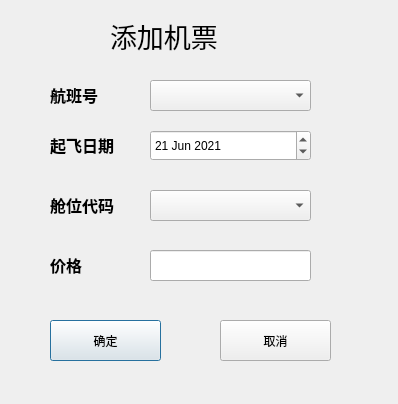
 <widget class="QDialog" name="Add_ticket">
  <property name="geometry">
   <rect>
    <x>0</x>
    <y>0</y>
    <width>398</width>
    <height>404</height>
   </rect>
  </property>
  <property name="windowTitle">
   <string>Dialog</string>
  </property>
  <widget class="QLabel" name="label">
   <property name="geometry">
    <rect>
     <x>110</x>
     <y>20</y>
     <width>131</width>
     <height>31</height>
    </rect>
   </property>
   <property name="font">
    <font>
     <pointsize>20</pointsize>
    </font>
   </property>
   <property name="text">
    <string>添加机票</string>
   </property>
  </widget>
  <widget class="QLabel" name="date_label">
   <property name="geometry">
    <rect>
     <x>50</x>
     <y>80</y>
     <width>71</width>
     <height>30</height>
    </rect>
   </property>
   <property name="font">
    <font>
     <family>Adobe Arabic</family>
     <pointsize>12</pointsize>
     <weight>75</weight>
     <bold>true</bold>
    </font>
   </property>
   <property name="styleSheet">
    <string notr="true"/>
   </property>
   <property name="text">
    <string>航班号</string>
   </property>
  </widget>
  <widget class="QComboBox" name="flight_comboBox">
   <property name="geometry">
    <rect>
     <x>150</x>
     <y>80</y>
     <width>161</width>
     <height>31</height>
    </rect>
   </property>
  </widget>
  <widget class="QLabel" name="date_label_2">
   <property name="geometry">
    <rect>
     <x>50</x>
     <y>130</y>
     <width>91</width>
     <height>30</height>
    </rect>
   </property>
   <property name="font">
    <font>
     <family>Adobe Arabic</family>
     <pointsize>12</pointsize>
     <weight>75</weight>
     <bold>true</bold>
    </font>
   </property>
   <property name="styleSheet">
    <string notr="true"/>
   </property>
   <property name="text">
    <string>起飞日期</string>
   </property>
  </widget>
  <widget class="QDateEdit" name="date_dateEdit">
   <property name="geometry">
    <rect>
     <x>150</x>
     <y>130</y>
     <width>161</width>
     <height>31</height>
    </rect>
   </property>
   <property name="dateTime">
    <datetime>
     <hour>0</hour>
     <minute>0</minute>
     <second>0</second>
     <year>2021</year>
     <month>6</month>
     <day>21</day>
    </datetime>
   </property>
  </widget>
  <widget class="QComboBox" name="cabin_code_comboBox">
   <property name="geometry">
    <rect>
     <x>150</x>
     <y>190</y>
     <width>161</width>
     <height>31</height>
    </rect>
   </property>
  </widget>
  <widget class="QLabel" name="date_label_3">
   <property name="geometry">
    <rect>
     <x>50</x>
     <y>190</y>
     <width>91</width>
     <height>30</height>
    </rect>
   </property>
   <property name="font">
    <font>
     <family>Adobe Arabic</family>
     <pointsize>12</pointsize>
     <weight>75</weight>
     <bold>true</bold>
    </font>
   </property>
   <property name="styleSheet">
    <string notr="true"/>
   </property>
   <property name="text">
    <string>舱位代码</string>
   </property>
  </widget>
  <widget class="QLabel" name="date_label_4">
   <property name="geometry">
    <rect>
     <x>50</x>
     <y>250</y>
     <width>91</width>
     <height>30</height>
    </rect>
   </property>
   <property name="font">
    <font>
     <family>Adobe Arabic</family>
     <pointsize>12</pointsize>
     <weight>75</weight>
     <bold>true</bold>
    </font>
   </property>
   <property name="styleSheet">
    <string notr="true"/>
   </property>
   <property name="text">
    <string>价格</string>
   </property>
  </widget>
  <widget class="QLineEdit" name="price_lineEdit">
   <property name="geometry">
    <rect>
     <x>150</x>
     <y>250</y>
     <width>161</width>
     <height>31</height>
    </rect>
   </property>
   <property name="styleSheet">
    <string notr="true">QPalette{background:#D7DBE4;}QGroupBox#gboxDevicePanel&gt;QLabel{color:#E7ECF0;}

QWidget#frmMain,QWidget[Form=&quot;true&quot;]{
border:1px solid #738393;
border-radius:0px;
}

.QFrame{
border:1px solid #C2CCD8;
border-radius:5px;
}

QLabel,QLineEdit,QTextEdit,QPlainTextEdit,QSpinBox,QGroupBox,QComboBox,QDateEdit,QTimeEdit,QDateTimeEdit,QSpinBox,QTreeView,QListView,QTableView,QTabWidget::pane{
color:#3D3E42;
}

QWidget#widget_title{
background:qlineargradient(spread:pad,x1:0,y1:0,x2:0,y2:1,stop:0 #667481,stop:1 #566373);
}

QLabel#lab_Ico,QLabel#lab_Title{
border-radius:0px;
color:#E7ECF0;
background-color:rgba(0,0,0,0);
border-style:none;
}

QToolButton::menu-indicator{
image:None;
}

QToolButton,QWidget#widget_frm&gt;QLabel{
border-style:none;
padding:10px;
color:#E7ECF0;
background:qlineargradient(spread:pad,x1:0,y1:0,x2:0,y2:1,stop:0 #667481,stop:1 #566373);
}

QToolButton:hover,QWidget#widget_frm&gt;QLabel:hover{
background:qlineargradient(spread:pad,x1:0,y1:0,x2:0,y2:1,stop:0 #778899,stop:1 #708090);
}

QLabel[labVideo=&quot;true&quot;]{
color:#E7ECF0;
border:1px solid #738393;
background:qlineargradient(spread:pad,x1:0,y1:0,x2:0,y2:1,stop:0 #667481,stop:1 #566373);
}

QLabel[labVideo=&quot;true&quot;]:focus{
border:1px solid #FF0000;
background:qlineargradient(spread:pad,x1:0,y1:0,x2:0,y2:1,stop:0 #778899,stop:1 #708090);
}

QLineEdit,QTextEdit,QPlainTextEdit,QSpinBox{
border:1px solid #C2CCD8;
border-radius:5px;
padding:2px;
background:none;
selection-background-color:#667481;
selection-color:#E7ECF0;
}

QLineEdit[echoMode=&quot;2&quot;]{
lineedit-password-character:9679;
}

.QGroupBox{
border:1px solid #C2CCD8;
border-radius:5px;
}

.QPushButton{
border-style:none;
border:1px solid #C2CCD8;
color:#E7ECF0;
padding:5px;
min-height:20px;
border-radius:5px;
background:qlineargradient(spread:pad,x1:0,y1:0,x2:0,y2:1,stop:0 #667481,stop:1 #566373);
}

.QPushButton:hover{
background:qlineargradient(spread:pad,x1:0,y1:0,x2:0,y2:1,stop:0 #778899,stop:1 #708090);
}

.QPushButton:pressed{
background:qlineargradient(spread:pad,x1:0,y1:0,x2:0,y2:1,stop:0 #667481,stop:1 #566373);
}

.QPushButton:disabled{
color:#838383;
background:#F4F4F4;
}

QPushButton#btnSplitterH{
padding:2px;
min-height:8px;
}

QPushButton#btnMenu,QPushButton#btnMenu_Min,QPushButton#btnMenu_Max,QPushButton#btnMenu_Close,QPushButton#btnSplitterV,QPushButton#btnSplitterH{
border-radius:0px;
color:#E7ECF0;
background-color:rgba(0,0,0,0);
border-style:none;
}

QPushButton#btnMenu:hover,QPushButton#btnMenu_Min:hover,QPushButton#btnMenu_Max:hover,QPushButton#btnSplitterV:hover,QPushButton#btnSplitterH:hover{
background-color:qlineargradient(spread:pad,x1:0,y1:1,x2:0,y2:0,stop:0 rgba(25,134,199,0),stop:1 #778899);
}

QPushButton#btnMenu_Close:hover{
background-color:qlineargradient(spread:pad,x1:0,y1:1,x2:0,y2:0,stop:0 rgba(238,0,0,128),stop:1 rgba(238,44,44,255));
}

QCheckBox{
color:#3D3E42;
spacing:2px;
}

QCheckBox::indicator{
width:20px;
height:20px;
}

QCheckBox::indicator:unchecked{
image:url(:/image/checkbox_unchecked.png);
}

QCheckBox::indicator:checked{
image:url(:/image/checkbox_checked.png);
}

QRadioButton{
color:#3D3E42;
spacing:2px;
}

QRadioButton::indicator{
width:15px;
height:15px;
}

QRadioButton::indicator::unchecked{
image:url(:/image/radio_normal.png);
}

QRadioButton::indicator::checked{
image:url(:/image/radio_selected.png);
}

QSpinBox::up-button,QDateEdit::up-button,QTimeEdit::up-button,QDateTimeEdit::up-button{
image:url(:/image/add_top.png);
}

QSpinBox::down-button,QDateEdit::down-button,QTimeEdit::down-button,QDateTimeEdit::down-button{
image:url(:/image/add_bottom.png);
}

QComboBox,QDateEdit,QTimeEdit,QDateTimeEdit,QSpinBox{
border-radius:3px;
padding:3px 5px 3px 5px;
border:1px solid #C2CCD8;
background:none;
selection-background-color:#667481;
selection-color:#E7ECF0;
}

QComboBox::drop-down,QDateEdit::drop-down,QTimeEdit::drop-down,QDateTimeEdit::drop-down{
subcontrol-origin:padding;
subcontrol-position:top right;
width:15px;
border-left-width:1px;
border-left-style:solid;
border-top-right-radius:3px;
border-bottom-right-radius:3px;
border-left-color:#C2CCD8;
}

QComboBox::down-arrow,QDateEdit::down-arrow,QTimeEdit::down-arrow,QDateTimeEdit::down-arrow{
image:url(:/image/add_bottom.png);
}

QMenu{
color:#E7ECF0;
background-color:#667481;
margin:2px;
}

QMenu::item{
padding:3px 20px 3px 20px;
}

QMenu::indicator{
width:13px;
height:13px;
}

QMenu::item:selected{
color:#E7ECF0;
border:0px solid #738393;
background:qlineargradient(spread:pad,x1:0,y1:0,x2:0,y2:1,stop:0 #667481,stop:1 #566373);
}

QMenu::separator{
height:1px;
background:#738393;
}

QProgressBar{
background:#C2CCD8;
border-radius:5px;
text-align:center;
border:1px solid #C2CCD8;
}

QProgressBar::chunk{
width:5px;
margin:0.5px;
background-color:#667481;
}

QSlider::groove:horizontal,QSlider::add-page:horizontal{
height:8px;
border-radius:3px;
background:#C2CCD8;
}

QSlider::sub-page:horizontal{
height:8px;
border-radius:3px;
background:#708090;
}

QSlider::handle:horizontal{
width:13px;
margin-top:-3px;
margin-bottom:-3px;
border-radius:6px;
background:qradialgradient(spread:pad,cx:0.5,cy:0.5,radius:0.5,fx:0.5,fy:0.5,stop:0.6 #667481,stop:0.8 #778899);
}

QSlider::groove:vertical,QSlider::sub-page:vertical{
width:8px;
border-radius:3px;
background:#C2CCD8;
}

QSlider::add-page:vertical{
width:8px;
border-radius:3px;
background:#708090;
}

QSlider::handle:vertical{
height:13px;
margin-left:-2px;
margin-right:-3px;
border-radius:6px;
background:qradialgradient(spread:pad,cx:0.5,cy:0.5,radius:0.5,fx:0.5,fy:0.5,stop:0.6 #667481,stop:0.8 #778899);
}

QScrollBar:vertical{
width:10px;
background-color:rgba(0,0,0,0%);
padding-top:10px;
padding-bottom:10px;
}

QScrollBar:horizontal{
height:10px;
background-color:rgba(0,0,0,0%);
padding-left:10px;
padding-right:10px;
}

QScrollBar::handle:vertical,QScrollBar::handle:horizontal{
width:10px;
background:#708090;
}

QScrollBar::handle:vertical:hover,QScrollBar::handle:horizontal:hover{
width:10px;
background:#566373;
}

QScrollBar::add-line:vertical{
height:10px;
width:10px;
subcontrol-position:bottom;
subcontrol-origin:margin;
border-image:url(:/image/add_bottom.png);
}

QScrollBar::add-line:horizontal{
height:10px;
width:10px;
subcontrol-position:right;
subcontrol-origin:margin;
border-image:url(:/image/add_right.png);
}

QScrollBar::sub-line:vertical{
height:10px;
width:10px;
subcontrol-position:top;
subcontrol-origin:margin;
border-image:url(:/image/add_top.png);
}

QScrollBar::sub-line:horizontal{
height:10px;
width:10px;
subcontrol-position:left;
subcontrol-origin:margin;
border-image:url(:/image/add_left.png);
}

QScrollBar::add-page:vertical,QScrollBar::sub-page:vertical,QScrollBar::add-page:horizontal,QScrollBar::sub-page:horizontal{
width:10px;
background:#C2CCD8;
}

QScrollArea{
border:0px;
}

QTreeView,QListView,QTableView,QTabWidget::pane{
border:1px solid #C2CCD8;
selection-background-color:#778899;
selection-color:#E7ECF0;
alternate-background-color:#DDE0E7;
}

QTableView::item:selected,QListView::item:selected,QTreeView::item:selected{
color:#E7ECF0;
background:qlineargradient(spread:pad,x1:0,y1:0,x2:0,y2:1,stop:0 #667481,stop:1 #566373);
}

QTableView::item:hover,QListView::item:hover,QTreeView::item:hover{
color:#E7ECF0;
background:qlineargradient(spread:pad,x1:0,y1:0,x2:0,y2:1,stop:0 #778899,stop:1 #708090);
}

QTableView::item,QListView::item,QTreeView::item{
padding:5px;
margin:0px;
}

QHeaderView::section,QTableCornerButton:section{
padding:3px;
margin:0px;
color:#E7ECF0;
border:1px solid #C2CCD8;
background:qlineargradient(spread:pad,x1:0,y1:0,x2:0,y2:1,stop:0 #778899,stop:1 #708090);
}

QTabBar::tab{
border-radius:5px;
border:1px solid #C2CCD8;
color:#E7ECF0;
min-width:55px;
min-height:20px;
padding:3px 8px 3px 8px;
margin:1px;
background:qlineargradient(spread:pad,x1:0,y1:0,x2:0,y2:1,stop:0 #778899,stop:1 #708090);
}

QTabBar::tab:selected,QTabBar::tab:hover{
background:qlineargradient(spread:pad,x1:0,y1:0,x2:0,y2:1,stop:0 #667481,stop:1 #566373);
}

QStatusBar::item{
border:0px solid #667481;
border-radius:3px;
}

QToolBox::tab,QToolTip,QGroupBox#gboxDevicePanel{
padding:3px;
border-radius: 5px;
color:#E7ECF0;
background:qlineargradient(spread:pad,x1:0,y1:0,x2:0,y2:1,stop:0 #667481,stop:1 #566373);
}

QToolBox::tab:selected{
background:qlineargradient(spread:pad,x1:0,y1:0,x2:0,y2:1,stop:0 #778899,stop:1 #708090);
}
</string>
   </property>
   <property name="text">
    <string/>
   </property>
  </widget>
  <widget class="QPushButton" name="yes_pushButton">
   <property name="geometry">
    <rect>
     <x>50</x>
     <y>320</y>
     <width>111</width>
     <height>41</height>
    </rect>
   </property>
   <property name="styleSheet">
    <string notr="true">QPalette{background:#D7DBE4;}QGroupBox#gboxDevicePanel&gt;QLabel{color:#E7ECF0;}

QWidget#frmMain,QWidget[Form=&quot;true&quot;]{
border:1px solid #738393;
border-radius:0px;
}

.QFrame{
border:1px solid #C2CCD8;
border-radius:5px;
}

QLabel,QLineEdit,QTextEdit,QPlainTextEdit,QSpinBox,QGroupBox,QComboBox,QDateEdit,QTimeEdit,QDateTimeEdit,QSpinBox,QTreeView,QListView,QTableView,QTabWidget::pane{
color:#3D3E42;
}

QWidget#widget_title{
background:qlineargradient(spread:pad,x1:0,y1:0,x2:0,y2:1,stop:0 #667481,stop:1 #566373);
}

QLabel#lab_Ico,QLabel#lab_Title{
border-radius:0px;
color:#E7ECF0;
background-color:rgba(0,0,0,0);
border-style:none;
}

QToolButton::menu-indicator{
image:None;
}

QToolButton,QWidget#widget_frm&gt;QLabel{
border-style:none;
padding:10px;
color:#E7ECF0;
background:qlineargradient(spread:pad,x1:0,y1:0,x2:0,y2:1,stop:0 #667481,stop:1 #566373);
}

QToolButton:hover,QWidget#widget_frm&gt;QLabel:hover{
background:qlineargradient(spread:pad,x1:0,y1:0,x2:0,y2:1,stop:0 #778899,stop:1 #708090);
}

QLabel[labVideo=&quot;true&quot;]{
color:#E7ECF0;
border:1px solid #738393;
background:qlineargradient(spread:pad,x1:0,y1:0,x2:0,y2:1,stop:0 #667481,stop:1 #566373);
}

QLabel[labVideo=&quot;true&quot;]:focus{
border:1px solid #FF0000;
background:qlineargradient(spread:pad,x1:0,y1:0,x2:0,y2:1,stop:0 #778899,stop:1 #708090);
}

QLineEdit,QTextEdit,QPlainTextEdit,QSpinBox{
border:1px solid #C2CCD8;
border-radius:5px;
padding:2px;
background:none;
selection-background-color:#667481;
selection-color:#E7ECF0;
}

QLineEdit[echoMode=&quot;2&quot;]{
lineedit-password-character:9679;
}

.QGroupBox{
border:1px solid #C2CCD8;
border-radius:5px;
}

.QPushButton{
border-style:none;
border:1px solid #C2CCD8;
color:#E7ECF0;
padding:5px;
min-height:20px;
border-radius:5px;
background:qlineargradient(spread:pad,x1:0,y1:0,x2:0,y2:1,stop:0 #667481,stop:1 #566373);
}

.QPushButton:hover{
background:qlineargradient(spread:pad,x1:0,y1:0,x2:0,y2:1,stop:0 #778899,stop:1 #708090);
}

.QPushButton:pressed{
background:qlineargradient(spread:pad,x1:0,y1:0,x2:0,y2:1,stop:0 #667481,stop:1 #566373);
}

.QPushButton:disabled{
color:#838383;
background:#F4F4F4;
}

QPushButton#btnSplitterH{
padding:2px;
min-height:8px;
}

QPushButton#btnMenu,QPushButton#btnMenu_Min,QPushButton#btnMenu_Max,QPushButton#btnMenu_Close,QPushButton#btnSplitterV,QPushButton#btnSplitterH{
border-radius:0px;
color:#E7ECF0;
background-color:rgba(0,0,0,0);
border-style:none;
}

QPushButton#btnMenu:hover,QPushButton#btnMenu_Min:hover,QPushButton#btnMenu_Max:hover,QPushButton#btnSplitterV:hover,QPushButton#btnSplitterH:hover{
background-color:qlineargradient(spread:pad,x1:0,y1:1,x2:0,y2:0,stop:0 rgba(25,134,199,0),stop:1 #778899);
}

QPushButton#btnMenu_Close:hover{
background-color:qlineargradient(spread:pad,x1:0,y1:1,x2:0,y2:0,stop:0 rgba(238,0,0,128),stop:1 rgba(238,44,44,255));
}

QCheckBox{
color:#3D3E42;
spacing:2px;
}

QCheckBox::indicator{
width:20px;
height:20px;
}

QCheckBox::indicator:unchecked{
image:url(:/image/checkbox_unchecked.png);
}

QCheckBox::indicator:checked{
image:url(:/image/checkbox_checked.png);
}

QRadioButton{
color:#3D3E42;
spacing:2px;
}

QRadioButton::indicator{
width:15px;
height:15px;
}

QRadioButton::indicator::unchecked{
image:url(:/image/radio_normal.png);
}

QRadioButton::indicator::checked{
image:url(:/image/radio_selected.png);
}

QSpinBox::up-button,QDateEdit::up-button,QTimeEdit::up-button,QDateTimeEdit::up-button{
image:url(:/image/add_top.png);
}

QSpinBox::down-button,QDateEdit::down-button,QTimeEdit::down-button,QDateTimeEdit::down-button{
image:url(:/image/add_bottom.png);
}

QComboBox,QDateEdit,QTimeEdit,QDateTimeEdit,QSpinBox{
border-radius:3px;
padding:3px 5px 3px 5px;
border:1px solid #C2CCD8;
background:none;
selection-background-color:#667481;
selection-color:#E7ECF0;
}

QComboBox::drop-down,QDateEdit::drop-down,QTimeEdit::drop-down,QDateTimeEdit::drop-down{
subcontrol-origin:padding;
subcontrol-position:top right;
width:15px;
border-left-width:1px;
border-left-style:solid;
border-top-right-radius:3px;
border-bottom-right-radius:3px;
border-left-color:#C2CCD8;
}

QComboBox::down-arrow,QDateEdit::down-arrow,QTimeEdit::down-arrow,QDateTimeEdit::down-arrow{
image:url(:/image/add_bottom.png);
}

QMenu{
color:#E7ECF0;
background-color:#667481;
margin:2px;
}

QMenu::item{
padding:3px 20px 3px 20px;
}

QMenu::indicator{
width:13px;
height:13px;
}

QMenu::item:selected{
color:#E7ECF0;
border:0px solid #738393;
background:qlineargradient(spread:pad,x1:0,y1:0,x2:0,y2:1,stop:0 #667481,stop:1 #566373);
}

QMenu::separator{
height:1px;
background:#738393;
}

QProgressBar{
background:#C2CCD8;
border-radius:5px;
text-align:center;
border:1px solid #C2CCD8;
}

QProgressBar::chunk{
width:5px;
margin:0.5px;
background-color:#667481;
}

QSlider::groove:horizontal,QSlider::add-page:horizontal{
height:8px;
border-radius:3px;
background:#C2CCD8;
}

QSlider::sub-page:horizontal{
height:8px;
border-radius:3px;
background:#708090;
}

QSlider::handle:horizontal{
width:13px;
margin-top:-3px;
margin-bottom:-3px;
border-radius:6px;
background:qradialgradient(spread:pad,cx:0.5,cy:0.5,radius:0.5,fx:0.5,fy:0.5,stop:0.6 #667481,stop:0.8 #778899);
}

QSlider::groove:vertical,QSlider::sub-page:vertical{
width:8px;
border-radius:3px;
background:#C2CCD8;
}

QSlider::add-page:vertical{
width:8px;
border-radius:3px;
background:#708090;
}

QSlider::handle:vertical{
height:13px;
margin-left:-2px;
margin-right:-3px;
border-radius:6px;
background:qradialgradient(spread:pad,cx:0.5,cy:0.5,radius:0.5,fx:0.5,fy:0.5,stop:0.6 #667481,stop:0.8 #778899);
}

QScrollBar:vertical{
width:10px;
background-color:rgba(0,0,0,0%);
padding-top:10px;
padding-bottom:10px;
}

QScrollBar:horizontal{
height:10px;
background-color:rgba(0,0,0,0%);
padding-left:10px;
padding-right:10px;
}

QScrollBar::handle:vertical,QScrollBar::handle:horizontal{
width:10px;
background:#708090;
}

QScrollBar::handle:vertical:hover,QScrollBar::handle:horizontal:hover{
width:10px;
background:#566373;
}

QScrollBar::add-line:vertical{
height:10px;
width:10px;
subcontrol-position:bottom;
subcontrol-origin:margin;
border-image:url(:/image/add_bottom.png);
}

QScrollBar::add-line:horizontal{
height:10px;
width:10px;
subcontrol-position:right;
subcontrol-origin:margin;
border-image:url(:/image/add_right.png);
}

QScrollBar::sub-line:vertical{
height:10px;
width:10px;
subcontrol-position:top;
subcontrol-origin:margin;
border-image:url(:/image/add_top.png);
}

QScrollBar::sub-line:horizontal{
height:10px;
width:10px;
subcontrol-position:left;
subcontrol-origin:margin;
border-image:url(:/image/add_left.png);
}

QScrollBar::add-page:vertical,QScrollBar::sub-page:vertical,QScrollBar::add-page:horizontal,QScrollBar::sub-page:horizontal{
width:10px;
background:#C2CCD8;
}

QScrollArea{
border:0px;
}

QTreeView,QListView,QTableView,QTabWidget::pane{
border:1px solid #C2CCD8;
selection-background-color:#778899;
selection-color:#E7ECF0;
alternate-background-color:#DDE0E7;
}

QTableView::item:selected,QListView::item:selected,QTreeView::item:selected{
color:#E7ECF0;
background:qlineargradient(spread:pad,x1:0,y1:0,x2:0,y2:1,stop:0 #667481,stop:1 #566373);
}

QTableView::item:hover,QListView::item:hover,QTreeView::item:hover{
color:#E7ECF0;
background:qlineargradient(spread:pad,x1:0,y1:0,x2:0,y2:1,stop:0 #778899,stop:1 #708090);
}

QTableView::item,QListView::item,QTreeView::item{
padding:5px;
margin:0px;
}

QHeaderView::section,QTableCornerButton:section{
padding:3px;
margin:0px;
color:#E7ECF0;
border:1px solid #C2CCD8;
background:qlineargradient(spread:pad,x1:0,y1:0,x2:0,y2:1,stop:0 #778899,stop:1 #708090);
}

QTabBar::tab{
border-radius:5px;
border:1px solid #C2CCD8;
color:#E7ECF0;
min-width:55px;
min-height:20px;
padding:3px 8px 3px 8px;
margin:1px;
background:qlineargradient(spread:pad,x1:0,y1:0,x2:0,y2:1,stop:0 #778899,stop:1 #708090);
}

QTabBar::tab:selected,QTabBar::tab:hover{
background:qlineargradient(spread:pad,x1:0,y1:0,x2:0,y2:1,stop:0 #667481,stop:1 #566373);
}

QStatusBar::item{
border:0px solid #667481;
border-radius:3px;
}

QToolBox::tab,QToolTip,QGroupBox#gboxDevicePanel{
padding:3px;
border-radius: 5px;
color:#E7ECF0;
background:qlineargradient(spread:pad,x1:0,y1:0,x2:0,y2:1,stop:0 #667481,stop:1 #566373);
}

QToolBox::tab:selected{
background:qlineargradient(spread:pad,x1:0,y1:0,x2:0,y2:1,stop:0 #778899,stop:1 #708090);
}
</string>
   </property>
   <property name="text">
    <string>确定</string>
   </property>
  </widget>
  <widget class="QPushButton" name="no_pushButton">
   <property name="geometry">
    <rect>
     <x>220</x>
     <y>320</y>
     <width>111</width>
     <height>41</height>
    </rect>
   </property>
   <property name="styleSheet">
    <string notr="true">QPalette{background:#D7DBE4;}QGroupBox#gboxDevicePanel&gt;QLabel{color:#E7ECF0;}

QWidget#frmMain,QWidget[Form=&quot;true&quot;]{
border:1px solid #738393;
border-radius:0px;
}

.QFrame{
border:1px solid #C2CCD8;
border-radius:5px;
}

QLabel,QLineEdit,QTextEdit,QPlainTextEdit,QSpinBox,QGroupBox,QComboBox,QDateEdit,QTimeEdit,QDateTimeEdit,QSpinBox,QTreeView,QListView,QTableView,QTabWidget::pane{
color:#3D3E42;
}

QWidget#widget_title{
background:qlineargradient(spread:pad,x1:0,y1:0,x2:0,y2:1,stop:0 #667481,stop:1 #566373);
}

QLabel#lab_Ico,QLabel#lab_Title{
border-radius:0px;
color:#E7ECF0;
background-color:rgba(0,0,0,0);
border-style:none;
}

QToolButton::menu-indicator{
image:None;
}

QToolButton,QWidget#widget_frm&gt;QLabel{
border-style:none;
padding:10px;
color:#E7ECF0;
background:qlineargradient(spread:pad,x1:0,y1:0,x2:0,y2:1,stop:0 #667481,stop:1 #566373);
}

QToolButton:hover,QWidget#widget_frm&gt;QLabel:hover{
background:qlineargradient(spread:pad,x1:0,y1:0,x2:0,y2:1,stop:0 #778899,stop:1 #708090);
}

QLabel[labVideo=&quot;true&quot;]{
color:#E7ECF0;
border:1px solid #738393;
background:qlineargradient(spread:pad,x1:0,y1:0,x2:0,y2:1,stop:0 #667481,stop:1 #566373);
}

QLabel[labVideo=&quot;true&quot;]:focus{
border:1px solid #FF0000;
background:qlineargradient(spread:pad,x1:0,y1:0,x2:0,y2:1,stop:0 #778899,stop:1 #708090);
}

QLineEdit,QTextEdit,QPlainTextEdit,QSpinBox{
border:1px solid #C2CCD8;
border-radius:5px;
padding:2px;
background:none;
selection-background-color:#667481;
selection-color:#E7ECF0;
}

QLineEdit[echoMode=&quot;2&quot;]{
lineedit-password-character:9679;
}

.QGroupBox{
border:1px solid #C2CCD8;
border-radius:5px;
}

.QPushButton{
border-style:none;
border:1px solid #C2CCD8;
color:#E7ECF0;
padding:5px;
min-height:20px;
border-radius:5px;
background:qlineargradient(spread:pad,x1:0,y1:0,x2:0,y2:1,stop:0 #667481,stop:1 #566373);
}

.QPushButton:hover{
background:qlineargradient(spread:pad,x1:0,y1:0,x2:0,y2:1,stop:0 #778899,stop:1 #708090);
}

.QPushButton:pressed{
background:qlineargradient(spread:pad,x1:0,y1:0,x2:0,y2:1,stop:0 #667481,stop:1 #566373);
}

.QPushButton:disabled{
color:#838383;
background:#F4F4F4;
}

QPushButton#btnSplitterH{
padding:2px;
min-height:8px;
}

QPushButton#btnMenu,QPushButton#btnMenu_Min,QPushButton#btnMenu_Max,QPushButton#btnMenu_Close,QPushButton#btnSplitterV,QPushButton#btnSplitterH{
border-radius:0px;
color:#E7ECF0;
background-color:rgba(0,0,0,0);
border-style:none;
}

QPushButton#btnMenu:hover,QPushButton#btnMenu_Min:hover,QPushButton#btnMenu_Max:hover,QPushButton#btnSplitterV:hover,QPushButton#btnSplitterH:hover{
background-color:qlineargradient(spread:pad,x1:0,y1:1,x2:0,y2:0,stop:0 rgba(25,134,199,0),stop:1 #778899);
}

QPushButton#btnMenu_Close:hover{
background-color:qlineargradient(spread:pad,x1:0,y1:1,x2:0,y2:0,stop:0 rgba(238,0,0,128),stop:1 rgba(238,44,44,255));
}

QCheckBox{
color:#3D3E42;
spacing:2px;
}

QCheckBox::indicator{
width:20px;
height:20px;
}

QCheckBox::indicator:unchecked{
image:url(:/image/checkbox_unchecked.png);
}

QCheckBox::indicator:checked{
image:url(:/image/checkbox_checked.png);
}

QRadioButton{
color:#3D3E42;
spacing:2px;
}

QRadioButton::indicator{
width:15px;
height:15px;
}

QRadioButton::indicator::unchecked{
image:url(:/image/radio_normal.png);
}

QRadioButton::indicator::checked{
image:url(:/image/radio_selected.png);
}

QSpinBox::up-button,QDateEdit::up-button,QTimeEdit::up-button,QDateTimeEdit::up-button{
image:url(:/image/add_top.png);
}

QSpinBox::down-button,QDateEdit::down-button,QTimeEdit::down-button,QDateTimeEdit::down-button{
image:url(:/image/add_bottom.png);
}

QComboBox,QDateEdit,QTimeEdit,QDateTimeEdit,QSpinBox{
border-radius:3px;
padding:3px 5px 3px 5px;
border:1px solid #C2CCD8;
background:none;
selection-background-color:#667481;
selection-color:#E7ECF0;
}

QComboBox::drop-down,QDateEdit::drop-down,QTimeEdit::drop-down,QDateTimeEdit::drop-down{
subcontrol-origin:padding;
subcontrol-position:top right;
width:15px;
border-left-width:1px;
border-left-style:solid;
border-top-right-radius:3px;
border-bottom-right-radius:3px;
border-left-color:#C2CCD8;
}

QComboBox::down-arrow,QDateEdit::down-arrow,QTimeEdit::down-arrow,QDateTimeEdit::down-arrow{
image:url(:/image/add_bottom.png);
}

QMenu{
color:#E7ECF0;
background-color:#667481;
margin:2px;
}

QMenu::item{
padding:3px 20px 3px 20px;
}

QMenu::indicator{
width:13px;
height:13px;
}

QMenu::item:selected{
color:#E7ECF0;
border:0px solid #738393;
background:qlineargradient(spread:pad,x1:0,y1:0,x2:0,y2:1,stop:0 #667481,stop:1 #566373);
}

QMenu::separator{
height:1px;
background:#738393;
}

QProgressBar{
background:#C2CCD8;
border-radius:5px;
text-align:center;
border:1px solid #C2CCD8;
}

QProgressBar::chunk{
width:5px;
margin:0.5px;
background-color:#667481;
}

QSlider::groove:horizontal,QSlider::add-page:horizontal{
height:8px;
border-radius:3px;
background:#C2CCD8;
}

QSlider::sub-page:horizontal{
height:8px;
border-radius:3px;
background:#708090;
}

QSlider::handle:horizontal{
width:13px;
margin-top:-3px;
margin-bottom:-3px;
border-radius:6px;
background:qradialgradient(spread:pad,cx:0.5,cy:0.5,radius:0.5,fx:0.5,fy:0.5,stop:0.6 #667481,stop:0.8 #778899);
}

QSlider::groove:vertical,QSlider::sub-page:vertical{
width:8px;
border-radius:3px;
background:#C2CCD8;
}

QSlider::add-page:vertical{
width:8px;
border-radius:3px;
background:#708090;
}

QSlider::handle:vertical{
height:13px;
margin-left:-2px;
margin-right:-3px;
border-radius:6px;
background:qradialgradient(spread:pad,cx:0.5,cy:0.5,radius:0.5,fx:0.5,fy:0.5,stop:0.6 #667481,stop:0.8 #778899);
}

QScrollBar:vertical{
width:10px;
background-color:rgba(0,0,0,0%);
padding-top:10px;
padding-bottom:10px;
}

QScrollBar:horizontal{
height:10px;
background-color:rgba(0,0,0,0%);
padding-left:10px;
padding-right:10px;
}

QScrollBar::handle:vertical,QScrollBar::handle:horizontal{
width:10px;
background:#708090;
}

QScrollBar::handle:vertical:hover,QScrollBar::handle:horizontal:hover{
width:10px;
background:#566373;
}

QScrollBar::add-line:vertical{
height:10px;
width:10px;
subcontrol-position:bottom;
subcontrol-origin:margin;
border-image:url(:/image/add_bottom.png);
}

QScrollBar::add-line:horizontal{
height:10px;
width:10px;
subcontrol-position:right;
subcontrol-origin:margin;
border-image:url(:/image/add_right.png);
}

QScrollBar::sub-line:vertical{
height:10px;
width:10px;
subcontrol-position:top;
subcontrol-origin:margin;
border-image:url(:/image/add_top.png);
}

QScrollBar::sub-line:horizontal{
height:10px;
width:10px;
subcontrol-position:left;
subcontrol-origin:margin;
border-image:url(:/image/add_left.png);
}

QScrollBar::add-page:vertical,QScrollBar::sub-page:vertical,QScrollBar::add-page:horizontal,QScrollBar::sub-page:horizontal{
width:10px;
background:#C2CCD8;
}

QScrollArea{
border:0px;
}

QTreeView,QListView,QTableView,QTabWidget::pane{
border:1px solid #C2CCD8;
selection-background-color:#778899;
selection-color:#E7ECF0;
alternate-background-color:#DDE0E7;
}

QTableView::item:selected,QListView::item:selected,QTreeView::item:selected{
color:#E7ECF0;
background:qlineargradient(spread:pad,x1:0,y1:0,x2:0,y2:1,stop:0 #667481,stop:1 #566373);
}

QTableView::item:hover,QListView::item:hover,QTreeView::item:hover{
color:#E7ECF0;
background:qlineargradient(spread:pad,x1:0,y1:0,x2:0,y2:1,stop:0 #778899,stop:1 #708090);
}

QTableView::item,QListView::item,QTreeView::item{
padding:5px;
margin:0px;
}

QHeaderView::section,QTableCornerButton:section{
padding:3px;
margin:0px;
color:#E7ECF0;
border:1px solid #C2CCD8;
background:qlineargradient(spread:pad,x1:0,y1:0,x2:0,y2:1,stop:0 #778899,stop:1 #708090);
}

QTabBar::tab{
border-radius:5px;
border:1px solid #C2CCD8;
color:#E7ECF0;
min-width:55px;
min-height:20px;
padding:3px 8px 3px 8px;
margin:1px;
background:qlineargradient(spread:pad,x1:0,y1:0,x2:0,y2:1,stop:0 #778899,stop:1 #708090);
}

QTabBar::tab:selected,QTabBar::tab:hover{
background:qlineargradient(spread:pad,x1:0,y1:0,x2:0,y2:1,stop:0 #667481,stop:1 #566373);
}

QStatusBar::item{
border:0px solid #667481;
border-radius:3px;
}

QToolBox::tab,QToolTip,QGroupBox#gboxDevicePanel{
padding:3px;
border-radius: 5px;
color:#E7ECF0;
background:qlineargradient(spread:pad,x1:0,y1:0,x2:0,y2:1,stop:0 #667481,stop:1 #566373);
}

QToolBox::tab:selected{
background:qlineargradient(spread:pad,x1:0,y1:0,x2:0,y2:1,stop:0 #778899,stop:1 #708090);
}
</string>
   </property>
   <property name="text">
    <string>取消</string>
   </property>
  </widget>
 </widget>
